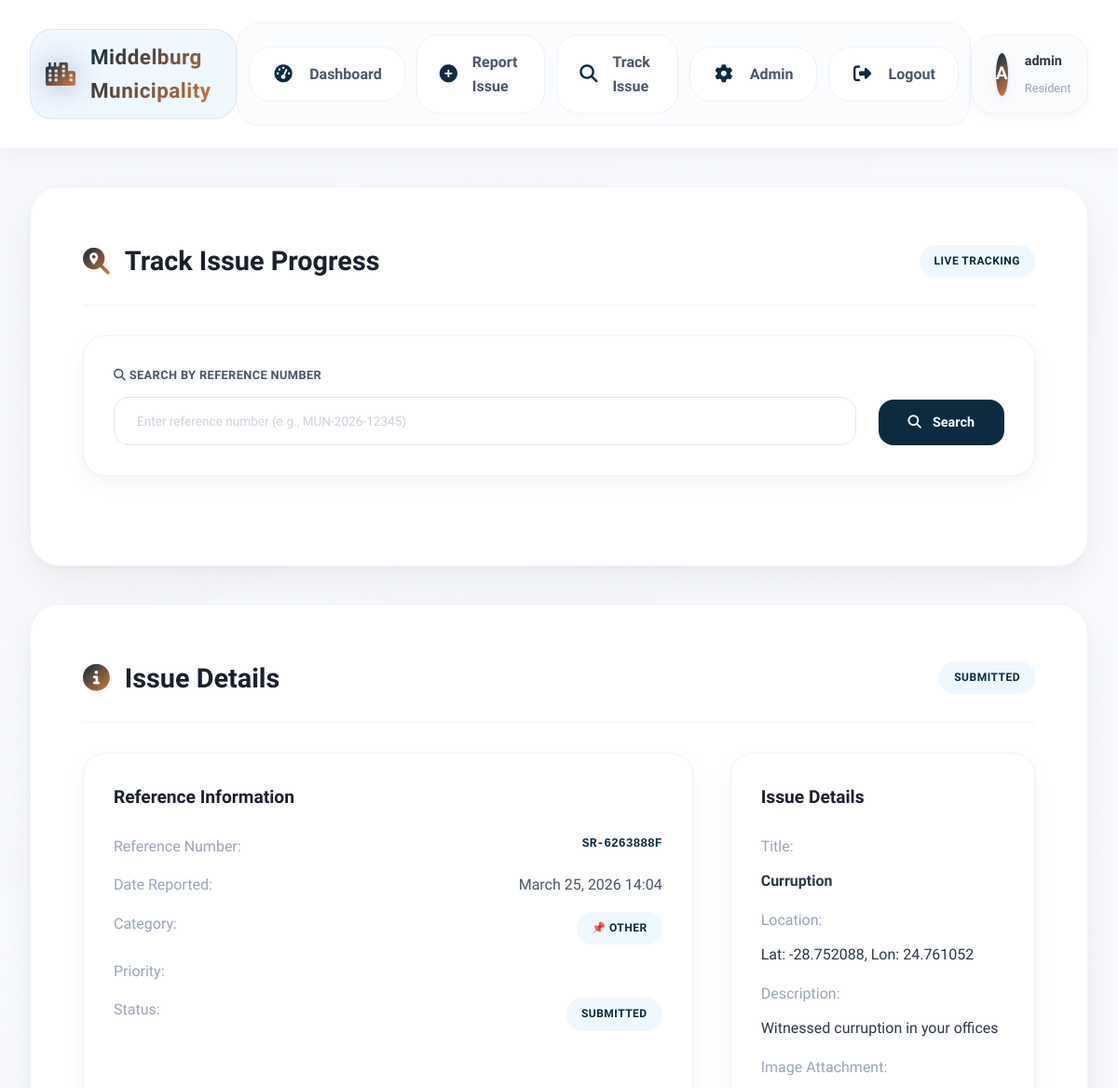
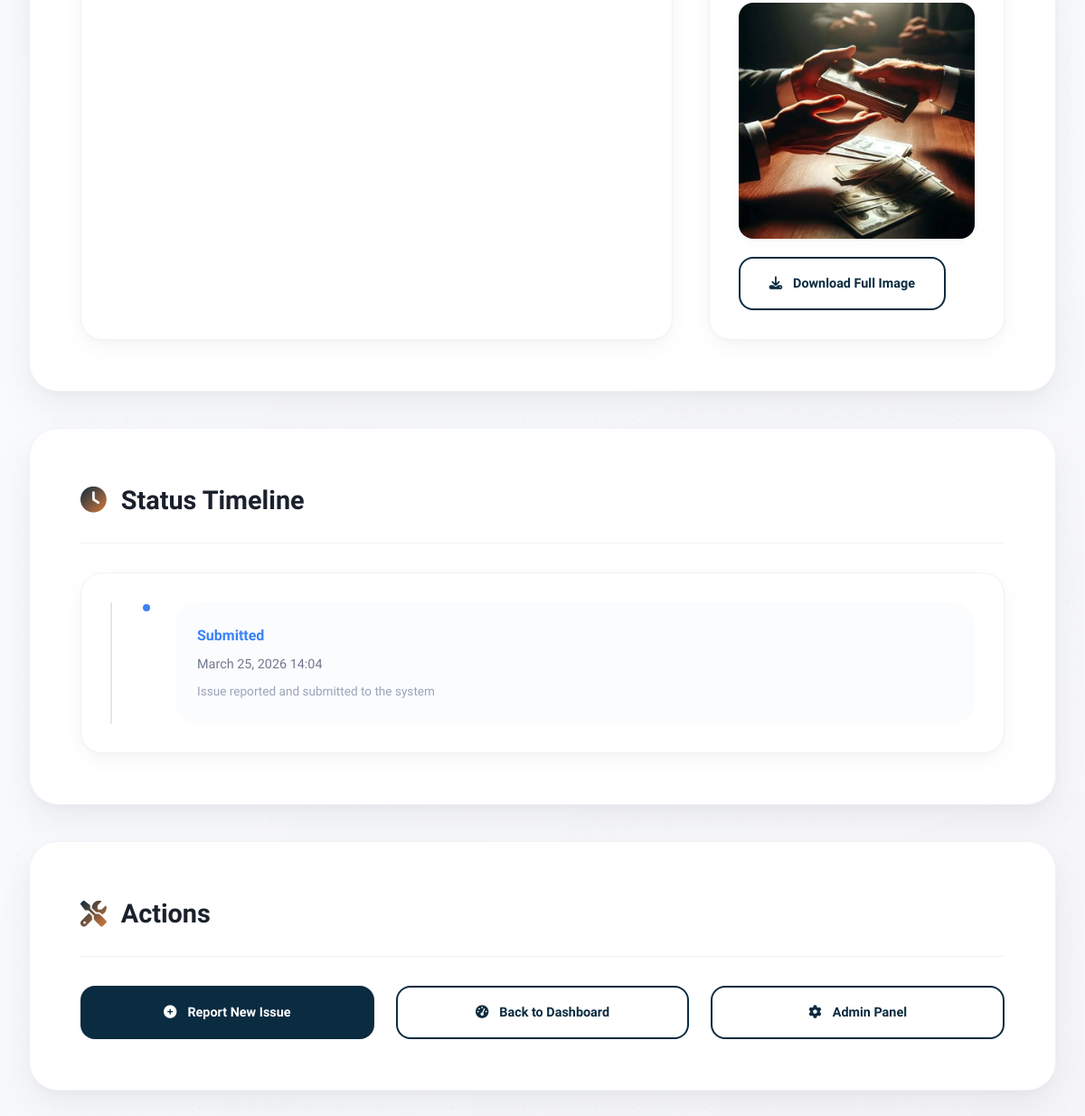
The app's page /track/SR-6263888F/ (signed in), older data (2 pictures, top to bottom).
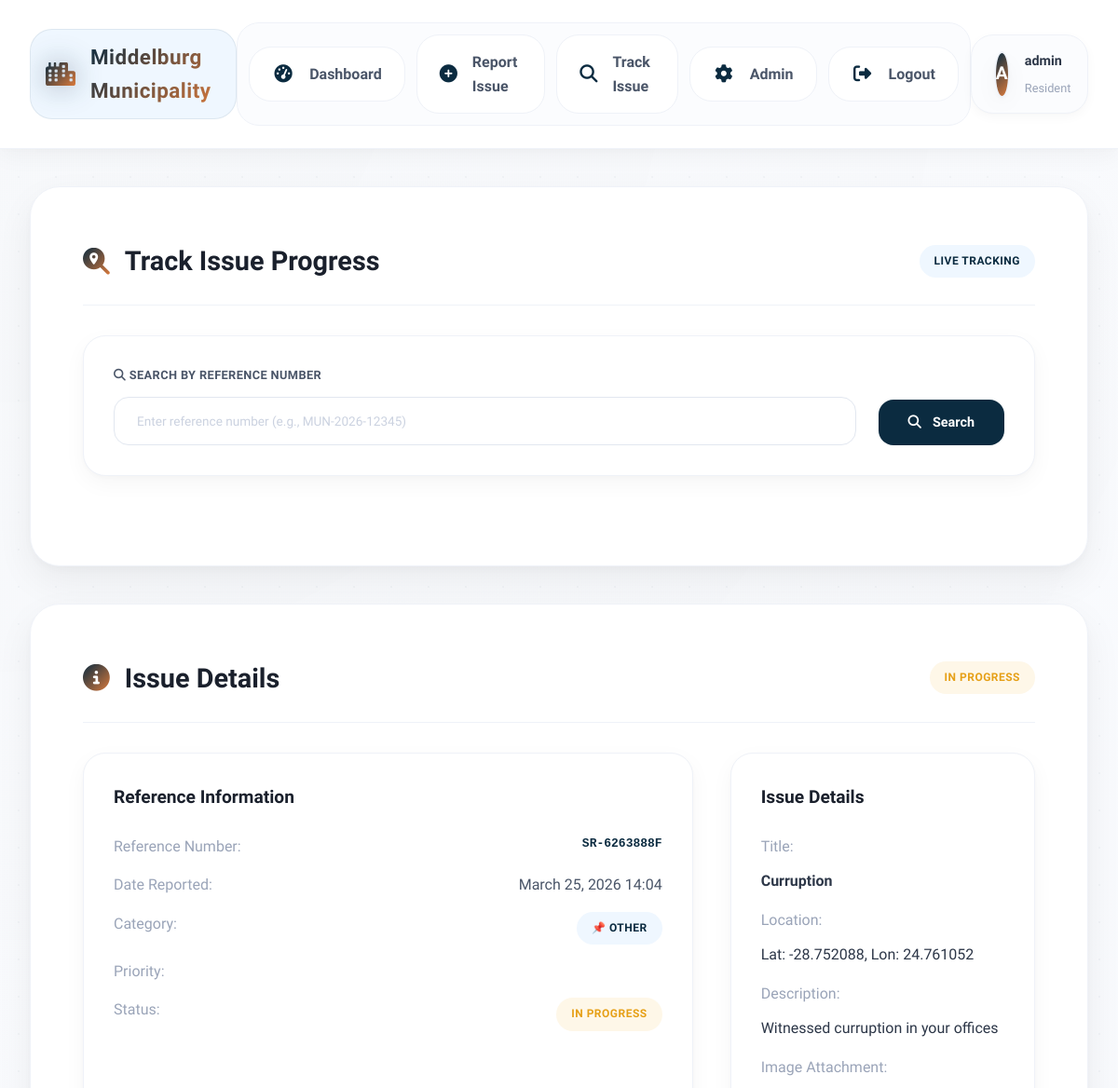
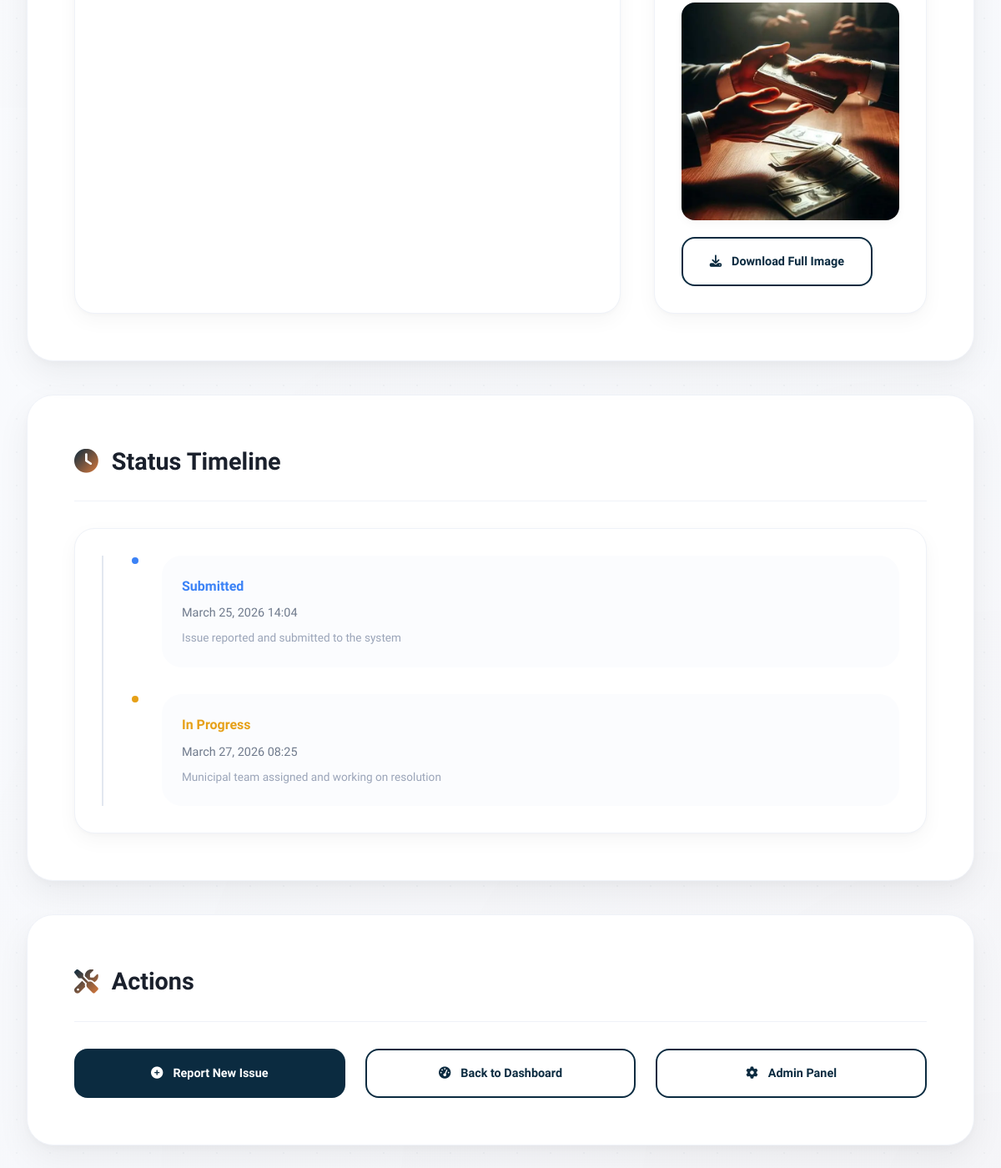
The same page, newer data (2 pictures, top to bottom).
### issues/models.py (models this page shows, shortened)
class Issue(models.Model):
    STATUS_CHOICES = [
        ('submitted', 'Submitted'),
        ('in_progress', 'In Progress'),
        ('resolved', 'Resolved'),
    ]
    CATEGORY_CHOICES = [
        ('water', '💧 Water Leak'),
        ('pothole', '🕳️ Pothole'),
        ('electricity', '⚡ Electricity Fault'),
        ('waste', '🗑️ Waste Collection'),
        ('other', '📌 Other'),
    ]
    user = models.ForeignKey(User, on_delete=models.CASCADE)
    title = models.CharField(max_length=200)
    category = models.CharField(max_length=20, choices=CATEGORY_CHOICES)
    description = models.TextField()
    location = models.CharField(max_length=300)
    image = models.ImageField(upload_to='issues/', blank=True, null=True)
    reference_number = models.CharField(max_length=20, unique=True, blank=True)
    status = models.CharField(max_length=20, choices=STATUS_CHOICES, default='submitted')
    admin_notes = models.TextField(blank=True, null=True)
    created_at = models.DateTimeField(auto_now_add=True)
    updated_at = models.DateTimeField(auto_now=True)

### issues/views.py (the view)
# urls.py: path('track/<str:reference_number>/', views.track_issue_detail, name='track_issue_detail'),  # Detail view with reference number
@login_required
def track_issue_detail(request, reference_number):
    try:
        issue = get_object_or_404(Issue, reference_number=reference_number, user=request.user)
    except:
        issue = get_object_or_404(Issue, reference_number=reference_number)
    status_steps = ['submitted', 'in_progress', 'resolved']
    current_index = status_steps.index(issue.status)
    feedback_list = issue.feedback.all()
    context = {
        'issue': issue,
        'status_steps': status_steps,
        'current_index': current_index,
        'feedback_list': feedback_list,
    }
    return render(request, 'issues/track_issue.html', context)

### issues/templates/issues/track_issue.html (shortened to what this page needs)
{% extends 'issues/base_premium_new.html' %}
{% block content %}
<div class="content-section" data-aos="fade-up">
    <div class="section-header">
        <h1 class="section-title">
            <i class="fas fa-search-location"></i>
            Track Issue Progress
        </h1>
        <div class="section-actions">
            <span class="badge badge-info">Live Tracking</span>
        </div>
    </div>
    <form method="get" class="card" style="margin-bottom: var(--space-2xl);">
        <div style="display: grid; grid-template-columns: 1fr auto; gap: var(--space-lg); align-items: end;">
            <div>
                <label for="ref_search" class="form-label">
                    <i class="fas fa-search"></i>
                    Search by Reference Number
                </label>
                <input type="text"
                       id="ref_search"
                       name="ref"
                       class="form-control"
                       placeholder="Enter reference number (e.g., MUN-2026-12345)"
                       value="{{ request.GET.ref|default:'' }}">
            </div>
            <button type="submit" class="btn btn-primary">
                <i class="fas fa-search"></i>
                Search
            </button>
        </div>
    </form>
</div>
{% if issue %}
<div class="content-section" data-aos="fade-up" data-aos-delay="100">
    <div class="section-header">
        <h2 class="section-title">
            <i class="fas fa-info-circle"></i>
            Issue Details
        </h2>
        <div class="section-actions">
            <span class="badge
                {% if issue.status == 'submitted' %}badge-info{% elif issue.status == 'in_progress' %}badge-warning{% elif issue.status == 'resolved' %}badge-success{% else %}badge-danger{% endif %}">
                {{ issue.get_status_display }}
            </span>
        </div>
    </div>
    <div style="display: grid; grid-template-columns: 2fr 1fr; gap: var(--space-2xl);">
        <div class="card">
            <div class="card-header">
                <h3 class="card-title">Reference Information</h3>
            </div>
            <div class="card-content">
                <div style="display: grid; gap: var(--space-md);">
                    <div style="display: flex; justify-content: space-between;">
                        <span style="color: var(--gray-500);">Reference Number:</span>
                        <span style="font-family: monospace; font-weight: 600; color: var(--primary);">{{ issue.reference_number }}</span>
                    </div>
                    <div style="display: flex; justify-content: space-between;">
                        <span style="color: var(--gray-500);">Date Reported:</span>
                        <span style="color: var(--gray-700);">{{ issue.created_at|date:"F d, Y H:i" }}</span>
                    </div>
                    <div style="display: flex; justify-content: space-between;">
                        <span style="color: var(--gray-500);">Category:</span>
                        <span class="badge badge-info">{{ issue.get_category_display }}</span>
                    </div>
                    <div style="display: flex; justify-content: space-between;">
                        <span style="color: var(--gray-500);">Priority:</span>
                        <span class="badge
                            {% if issue.priority == 'low' %}badge-success{% elif issue.priority == 'medium' %}badge-warning{% elif issue.priority == 'high' %}badge-danger{% endif %}">
                        </span>
                    </div>
                    <div style="display: flex; justify-content: space-between;">
                        <span style="color: var(--gray-500);">Status:</span>
                        <span class="badge
                            {% if issue.status == 'submitted' %}badge-info{% elif issue.status == 'in_progress' %}badge-warning{% elif issue.status == 'resolved' %}badge-success{% else %}badge-danger{% endif %}">
                            {{ issue.get_status_display }}
                        </span>
                    </div>
                </div>
            </div>
        </div>
        <div class="card">
            <div class="card-header">
                <h3 class="card-title">Issue Details</h3>
            </div>
            <div class="card-content">
                <div style="display: grid; gap: var(--space-md);">
                    <div>
                        <div style="color: var(--gray-500); margin-bottom: var(--space-sm);">Title:</div>
                        <div style="color: var(--gray-800); font-weight: 600;">{{ issue.title }}</div>
                    </div>
                    <div>
                        <div style="color: var(--gray-500); margin-bottom: var(--space-sm);">Location:</div>
                        <div style="color: var(--gray-800);">{{ issue.location }}</div>
                    </div>
                    <div>
                        <div style="color: var(--gray-500); margin-bottom: var(--space-sm);">Description:</div>
                        <div style="color: var(--gray-800); line-height: 1.6;">{{ issue.description|linebreaksbr }}</div>
                    </div>
                    {% if issue.image %}
                    <div>
                        <div style="color: var(--gray-500); margin-bottom: var(--space-sm);">Image Attachment:</div>
                        <div style="margin-bottom: var(--space-sm);">
                            <img src="{{ issue.image.url }}" alt="Issue Image" style="max-width: 100%; max-height: 300px; border-radius: var(--radius-md); box-shadow: var(--shadow-sm);">
                        </div>
                        <a href="{{ issue.image.url }}" target="_blank" class="btn btn-secondary" style="display: inline-flex; align-items: center; gap: var(--space-sm);">
                            <i class="fas fa-download"></i>
                            Download Full Image
                        </a>
                    </div>
                    {% endif %}
                </div>
            </div>
        </div>
    </div>
</div>
<div class="content-section" data-aos="fade-up" data-aos-delay="200">
    <div class="section-header">
        <h2 class="section-title">
            <i class="fas fa-clock"></i>
            Status Timeline
        </h2>
    </div>
    <div class="card">
        <div class="card-content">
            <div style="position: relative; padding-left: var(--space-2xl);">
                <div style="position: absolute; left: 0; top: 0; bottom: 0; width: 2px; background: var(--gray-300);"></div>
                <div style="display: flex; flex-direction: column; gap: var(--space-xl);">
                    <div class="timeline-item" style="position: relative;">
                        <div style="position: absolute; left: -6px; top: 0; width: 12px; height: 12px; background: var(--info); border-radius: 50%; border: 2px solid var(--white);"></div>
                        <div style="margin-left: var(--space-xl); padding: var(--space-lg); background: var(--gray-50); border-radius: var(--radius-lg);">
                            <div style="font-weight: 600; color: var(--info); margin-bottom: var(--space-xs);">Submitted</div>
                            <div style="color: var(--gray-600); font-size: 0.9rem;">{{ issue.created_at|date:"F d, Y H:i" }}</div>
                            <div style="color: var(--gray-500); font-size: 0.85rem; margin-top: var(--space-xs);">
                                Issue reported and submitted to the system
                            </div>
                        </div>
                    </div>
                    {% if issue.status == 'in_progress' or issue.status == 'resolved' %}
                    <div class="timeline-item" style="position: relative;">
                        <div style="position: absolute; left: -6px; top: 0; width: 12px; height: 12px; background: var(--warning); border-radius: 50%; border: 2px solid var(--white);"></div>
                        <div style="margin-left: var(--space-xl); padding: var(--space-lg); background: var(--gray-50); border-radius: var(--radius-lg);">
                            <div style="font-weight: 600; color: var(--warning); margin-bottom: var(--space-xs);">In Progress</div>
                            <div style="color: var(--gray-600); font-size: 0.9rem;">{{ issue.updated_at|date:"F d, Y H:i" }}</div>
                            <div style="color: var(--gray-500); font-size: 0.85rem; margin-top: var(--space-xs);">
                                Municipal team assigned and working on resolution
                            </div>
                        </div>
                    </div>
                    {% endif %}
                </div>
            </div>
        </div>
    </div>
</div>
<div class="content-section" data-aos="fade-up" data-aos-delay="300">
    <div class="section-header">
        <h2 class="section-title">
            <i class="fas fa-tools"></i>
            Actions
        </h2>
    </div>
    <div style="display: grid; grid-template-columns: repeat(auto-fit, minmax(200px, 1fr)); gap: var(--space-lg);">
        <a href="{% url 'report_issue' %}" class="btn btn-primary">
            <i class="fas fa-plus-circle"></i>
            Report New Issue
        </a>
        <a href="{% url 'dashboard' %}" class="btn btn-secondary">
            <i class="fas fa-tachometer-alt"></i>
            Back to Dashboard
        </a>
        {% if user.is_staff %}
        <a href="{% url 'admin_dashboard' %}" class="btn btn-secondary">
            <i class="fas fa-cog"></i>
            Admin Panel
        </a>
        {% endif %}
    </div>
</div>
{% endif %}
{% endblock %}

### issues/templates/issues/base_premium_new.html (shortened to what this page needs)
<!DOCTYPE html>
<html lang="en">
<head>
    <link rel="stylesheet" href="https://cdnjs.cloudflare.com/ajax/libs/font-awesome/6.5.1/css/all.min.css">
    <link href="https://unpkg.com/aos@2.3.1/dist/aos.css" rel="stylesheet">
</head>
<body>
    <header class="header">
        <div class="header-container">
            <div class="header-left">
                <a href="{% url 'home' %}" class="logo">
                    <i class="fas fa-city"></i>
                    <span class="logo-text">Middelburg Municipality</span>
                </a>
            </div>
            <nav class="main-nav">
                <ul class="nav-menu">
                    {% if user.is_authenticated %}
                        <li class="nav-item">
                            <a href="{% url 'dashboard' %}" class="nav-link">
                                <i class="nav-icon fas fa-tachometer-alt"></i>
                                <span>Dashboard</span>
                            </a>
                        </li>
                        <li class="nav-item">
                            <a href="{% url 'report_issue' %}" class="nav-link">
                                <i class="nav-icon fas fa-plus-circle"></i>
                                <span>Report Issue</span>
                            </a>
                        </li>
                        <li class="nav-item">
                            <a href="{% url 'track_issue' %}" class="nav-link">
                                <i class="nav-icon fas fa-search"></i>
                                <span>Track Issue</span>
                            </a>
                        </li>
                        {% if user.is_staff %}
                            <li class="nav-item">
                                <a href="{% url 'admin_dashboard' %}" class="nav-link">
                                    <i class="nav-icon fas fa-cog"></i>
                                    <span>Admin</span>
                                </a>
                            </li>
                        {% endif %}
                        <li class="nav-item">
                            <a href="{% url 'logout' %}" class="nav-link">
                                <i class="nav-icon fas fa-sign-out-alt"></i>
                                <span>Logout</span>
                            </a>
                        </li>
                    {% endif %}
                </ul>
            </nav>
            {% if user.is_authenticated %}
                <div class="user-info">
                    <div class="user-avatar">{{ user.username|first|upper }}</div>
                    <div class="user-details">
                        <span class="user-name">{{ user.get_full_name|default:user.username }}</span>
                        <span class="user-role">{{ user.get_role_display|default:"Resident" }}</span>
                    </div>
                </div>
            {% endif %}
        </div>
    </header>
    <main class="main-container">
        {% block content %}{% endblock %}
    </main>
</body>
</html>

Row changes from the older to the newer data that the page shows:
changed Issue "Curruption": status "SUBMITTED" → "IN PROGRESS"; updated_at (not shown) → "March 27, 2026 08:25"
Text that changed along with them:
text now shown: "In Progress Municipal team assigned and working on resolution"
